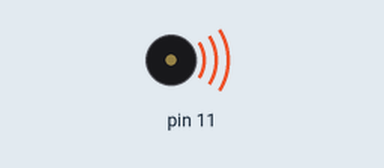
Simulated run of this sketch. Board: Arduino Mega 2560, built with avr-gcc and run on an emulated ATmega2560. Shown: buzzer (waves = sounding).

Above: at 0.3 s.
At 21.9 s:
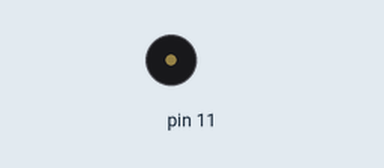
Timing chart, 0 to 29.0 s (numbered marks = the images above):
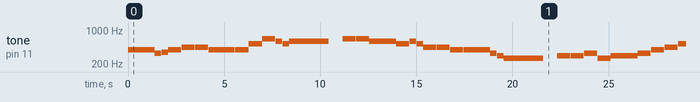

Measured:
- by itself, tone on pin 11: plays 392 Hz for 0.68 s, 392 Hz for 0.68 s, 330 Hz for 0.34 s, 349 Hz for 0.34 s, 392 Hz for 0.68 s, 440 Hz for 0.68 s … (171 notes in this stretch)

The sketch:

12181407_Timer_Counter.ino
```cpp
//12181407 이종범 Timer/Counter과제
//Youtube Link: https://youtu.be/r4uiZR-4LzU
//File name: 12181407_Timer_Counter.ino
//
//<설명>
//이 프로그램은 Timer/Counter를 이용하여 OC1A출력 주파수를 조절해 원하는 음을 재생시켜 음악을 연주하는 프로그램이다
//연주하는 곡은 '고향의 봄'이며, 연주 방식은 play_music 함수와 rest함수를 통해 각 음표의 음높이와 음길이를 결정해 음악을 재생한다
//음악은 Peripheral Board의 Buzzer를 통해 재생된다
//
//동작은 다음과 같다
//1. Timer/Counter를 CTC 모드로 설정한다
//2. OC1A가 Compare match되면 toggle이 되도록 설정한다
//3. 주파수 설정을 위해 prescaler는 8로 설정한다
//4. play_music함수를 통해 원하는 음을 원하는 길이로 재생힌다
//5. 쉼표가 필요한 경우는 쉽표를 구현하는 함수인 rest로 쉼표를 구현한다

//<Arduino MEGA 2560 - Peripheral Board 결선>
//Arduino MEGA 2560		Peripheral Board
//	PB5(11)					LED8(Buzzer)

void play_music(uint16_t scale, int length); // 원하는 음을 재생하는 함수 구현, parameter는 음의 주파수, 재생 길이
void rest(int length); // 쉼표를 구현하는 함수, parameter는 재생길이
uint16_t scale_C = 3821; // C(도)의 주파수를 만들기 위한 OCR1A값
uint16_t scale_D = 3404; // D(레)의 주파수를 만들기 위한 OCR1A값
uint16_t scale_E = 3033; // E(미)의 주파수를 만들기 위한 OCR1A값
uint16_t scale_F = 2863; // F(파)의 주파수를 만들기 위한 OCR1A값
uint16_t scale_G = 2550; // G(솔)의 주파수를 만들기 위한 OCR1A값
uint16_t scale_A = 2272; // A(라)의 주파수를 만들기 위한 OCR1A값
uint16_t scale_B = 2024; // B(시)의 주파수를 만들기 위한 OCR1A값
uint16_t scale_highC = 1910; // 높은 C(높은 도)의 주파수를 만들기 위한 OCR1A값
uint16_t scale_highD = 1702; // 높은 D(높은 레)의 주파수를 만들기 위한 OCR1A값
uint16_t scale_highE = 1520; // 높은 E(높은 레)의 주파수를 만들기 위한 OCR1A값

int whole = 2727; // 온음표의 재생시간인 2.727초를 ms 단위로 표현
int half = 1364; // 2분음표의 재생시간인 1.364초를 ms 단위로 표현
int dot_half = 2045; // 점 2분음표의 재생시간인 2.045초를 ms 단위로 표현
int quarter = 682; // 4분음표의 재생시간인 0.682초를 ms 단위로 표현
int note_8th = 341; // 8분음표의 재생시간인 0.341초를 ms 단위로 표현
int quarter_rest = 682; // 4분쉼표의 재생시간인 0.682초를 ms 단위로 표현

void setup(){
	DDRB |= 0b00100000; // OC1A가 연결된 PB5를 Output으로 설정
	TCCR1A &= ~_BV(WGM10); //CTC 모드 설정
	TCCR1A &= ~_BV(WGM11);
	TCCR1B &= ~_BV(WGM13);
	TCCR1B |= _BV(WGM12);

	TCCR1A &= ~_BV(COM1A1); // ouput comapare match 발생 시 OC1A가 toggle되도록 설정
	TCCR1A |= _BV(COM1A0);


	TCCR1B &= ~_BV(CS10); // prescaler를 8로 설정
	TCCR1B &= ~_BV(CS12);
	TCCR1B |= _BV(CS11);

	TCNT1 = 0; // counter의 초기값을 0으로 초기화
}

void loop(){
	//첫 번째 줄 재생
	play_music(scale_G, quarter);
	play_music(scale_G, quarter);
	play_music(scale_E, note_8th);
	play_music(scale_F, note_8th);
	play_music(scale_G, quarter);

	play_music(scale_A, quarter);
	play_music(scale_A, quarter);
	play_music(scale_G, half);

	play_music(scale_G, quarter);
	play_music(scale_highC, quarter);
	play_music(scale_highE, quarter);
	play_music(scale_highD, note_8th);
	play_music(scale_highC, note_8th);

	play_music(scale_highD, dot_half);
	rest(quarter_rest);

	//두 번째 줄 재생
	play_music(scale_highE, quarter);
	play_music(scale_highE, quarter);
	play_music(scale_highD, quarter);
	play_music(scale_highD, quarter);

	play_music(scale_highC, quarter);
	play_music(scale_highD, note_8th);
	play_music(scale_highC, note_8th);
	play_music(scale_A, quarter);
	play_music(scale_A, quarter);

	play_music(scale_G, quarter);
	play_music(scale_G, quarter);
	play_music(scale_G, quarter);
	play_music(scale_E, note_8th);
	play_music(scale_D, note_8th);

	play_music(scale_C, dot_half);
	rest(quarter_rest);

	//세 번째 줄 재생
	play_music(scale_D, quarter);
	play_music(scale_D, quarter);
	play_music(scale_E, quarter);
	play_music(scale_C, quarter);

	play_music(scale_D, quarter);
	play_music(scale_D, quarter);
	play_music(scale_E, quarter);
	play_music(scale_G, quarter);

	play_music(scale_A, quarter);
	play_music(scale_highC, quarter);
	play_music(scale_highE, quarter);
	play_music(scale_highD, note_8th);
	play_music(scale_highC, note_8th);

	play_music(scale_highD, dot_half);
	rest(quarter_rest);

	//네 번째 줄 재생
	play_music(scale_highE, quarter);
	play_music(scale_highE, quarter);
	play_music(scale_highD, quarter);
	play_music(scale_highD, quarter);

	play_music(scale_highC, quarter);
	play_music(scale_highD, note_8th);
	play_music(scale_highC, note_8th);
	play_music(scale_A, quarter);
	play_music(scale_A, quarter);

	play_music(scale_G, quarter);
	play_music(scale_G, quarter);
	play_music(scale_G, quarter);
	play_music(scale_E, note_8th);
	play_music(scale_D, note_8th);

	play_music(scale_C, dot_half);
	rest(quarter_rest);
}

void play_music(uint16_t scale, int length) { // 음표 재생을 하는 함수
	TCCR1A &= 0b00111111; // 재생하기 위해 상위 2비트만 0으로 만들기
	TCCR1A |= 0b01000000; // COM1A0을 1로 설정해서 toggle이 가능하도록 한다

	OCR1A = scale; // 주파수 설정을 위한 OCR1A(Top value)설정
	delay(length); // 해당 음을 음표 길이만큼 재생
	TCCR1A &= ~0b11000000; // OC1A를 output pin으로 연결하지 않으면 음악이 재생되지 않는다
	TCCR1A |= 0b00000000; // 따라서 상위 2비트를 0으로 만들어줘서 음 사이의 간격을 만들어준다
	delay(length/40); // 음 사이의 간격을 만들어준다
}

void rest(int length) { // 쉼표 함수
	TCCR1A &= ~0b11000000; // OC1A를 PB5에 연결하지 않도록 상위 2비트 초기화
	TCCR1A |= 0b00000000; // 상위 2비트를 0으로 만들어서 OC1A가 PB5에 연결되지 않도록 해서 음악이 재생되지 않도록 한다
	delay(length); // 쉼표의 시간만큼 기다린다
}
```
